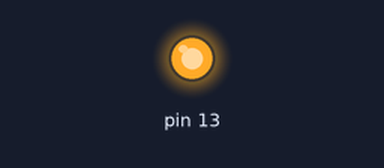
The sketch below on a simulated Arduino Uno, built with avr-gcc and run on an emulated ATmega328P. On the bench: output pins drawn as LEDs (lit = HIGH).

Above: at 0.5 s.
At 3.2 s:
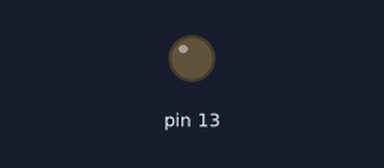
Timing chart, 0 to 5.2 s (numbered marks = the images above):
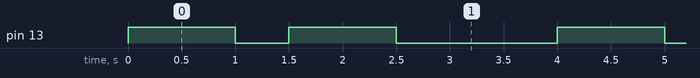

Measured:
- by itself, pin 13: repeats every 4.0 s: LOW 0.50 s, HIGH 1.0 s, LOW 1.5 s, HIGH 1.0 s
- by itself, everything shown: repeats every 4.0 s, in 4 steps

The sketch:

Windradblinken.ino
```cpp
void setup()
{
    pinMode(13, OUTPUT);
}

void loop()
{
    digitalWrite(13, HIGH);
    delay(1000);
    digitalWrite(13, LOW);
    delay(500);
    digitalWrite(13, HIGH);
    delay(1000);
    digitalWrite(13, LOW);
    delay(1500);
}
```
